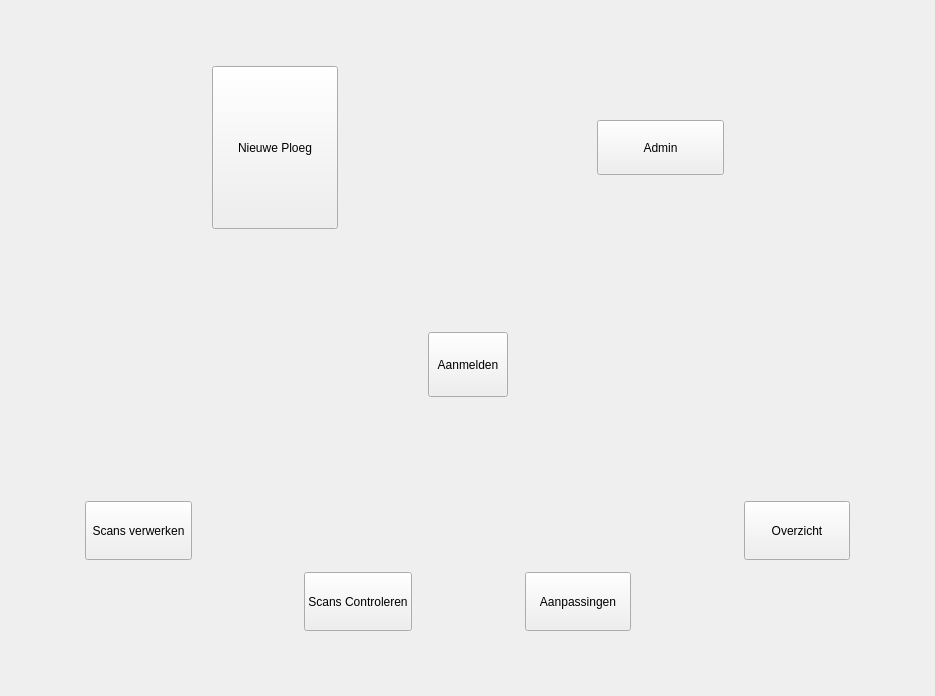
<?xml version="1.0" encoding="UTF-8"?>
<ui version="4.0">
 <class>Controle</class>
 <widget class="QMainWindow" name="Controle">
  <property name="windowModality">
   <enum>Qt::WindowModal</enum>
  </property>
  <property name="geometry">
   <rect>
    <x>0</x>
    <y>0</y>
    <width>935</width>
    <height>696</height>
   </rect>
  </property>
  <property name="minimumSize">
   <size>
    <width>2</width>
    <height>0</height>
   </size>
  </property>
  <property name="windowTitle">
   <string>QuizScorebord TimT</string>
  </property>
  <property name="autoFillBackground">
   <bool>false</bool>
  </property>
  <widget class="QWidget" name="centralwidget">
   <layout class="QGridLayout" name="gridLayout_2" rowstretch="1,10,1" columnstretch="1,10,1">
    <item row="0" column="1">
     <spacer name="verticalSpacer_6">
      <property name="orientation">
       <enum>Qt::Vertical</enum>
      </property>
      <property name="sizeHint" stdset="0">
       <size>
        <width>20</width>
        <height>53</height>
       </size>
      </property>
     </spacer>
    </item>
    <item row="1" column="0">
     <spacer name="horizontalSpacer_13">
      <property name="orientation">
       <enum>Qt::Horizontal</enum>
      </property>
      <property name="sizeHint" stdset="0">
       <size>
        <width>72</width>
        <height>20</height>
       </size>
      </property>
     </spacer>
    </item>
    <item row="1" column="1">
     <layout class="QVBoxLayout" name="verticalLayout_2" stretch="5,3,2,3,4">
      <item>
       <layout class="QHBoxLayout" name="horizontalLayout" stretch="1,1,2,1,1">
        <item>
         <spacer name="horizontalSpacer_11">
          <property name="orientation">
           <enum>Qt::Horizontal</enum>
          </property>
          <property name="sizeHint" stdset="0">
           <size>
            <width>40</width>
            <height>20</height>
           </size>
          </property>
         </spacer>
        </item>
        <item>
         <widget class="QPushButton" name="nieuwePloegBtn">
          <property name="sizePolicy">
           <sizepolicy hsizetype="MinimumExpanding" vsizetype="MinimumExpanding">
            <horstretch>0</horstretch>
            <verstretch>0</verstretch>
           </sizepolicy>
          </property>
          <property name="text">
           <string>Nieuwe Ploeg</string>
          </property>
         </widget>
        </item>
        <item>
         <spacer name="horizontalSpacer_10">
          <property name="orientation">
           <enum>Qt::Horizontal</enum>
          </property>
          <property name="sizeHint" stdset="0">
           <size>
            <width>40</width>
            <height>20</height>
           </size>
          </property>
         </spacer>
        </item>
        <item>
         <layout class="QVBoxLayout" name="verticalLayout">
          <item>
           <spacer name="verticalSpacer">
            <property name="orientation">
             <enum>Qt::Vertical</enum>
            </property>
            <property name="sizeHint" stdset="0">
             <size>
              <width>20</width>
              <height>40</height>
             </size>
            </property>
           </spacer>
          </item>
          <item>
           <widget class="QPushButton" name="adminBtn">
            <property name="sizePolicy">
             <sizepolicy hsizetype="MinimumExpanding" vsizetype="MinimumExpanding">
              <horstretch>0</horstretch>
              <verstretch>0</verstretch>
             </sizepolicy>
            </property>
            <property name="text">
             <string>Admin</string>
            </property>
           </widget>
          </item>
          <item>
           <spacer name="verticalSpacer_2">
            <property name="orientation">
             <enum>Qt::Vertical</enum>
            </property>
            <property name="sizeHint" stdset="0">
             <size>
              <width>20</width>
              <height>40</height>
             </size>
            </property>
           </spacer>
          </item>
         </layout>
        </item>
        <item>
         <spacer name="horizontalSpacer_12">
          <property name="orientation">
           <enum>Qt::Horizontal</enum>
          </property>
          <property name="sizeHint" stdset="0">
           <size>
            <width>40</width>
            <height>20</height>
           </size>
          </property>
         </spacer>
        </item>
       </layout>
      </item>
      <item>
       <spacer name="verticalSpacer_3">
        <property name="orientation">
         <enum>Qt::Vertical</enum>
        </property>
        <property name="sizeHint" stdset="0">
         <size>
          <width>20</width>
          <height>40</height>
         </size>
        </property>
       </spacer>
      </item>
      <item>
       <layout class="QHBoxLayout" name="horizontalLayout_2" stretch="5,1,5">
        <item>
         <spacer name="horizontalSpacer_8">
          <property name="orientation">
           <enum>Qt::Horizontal</enum>
          </property>
          <property name="sizeHint" stdset="0">
           <size>
            <width>40</width>
            <height>20</height>
           </size>
          </property>
         </spacer>
        </item>
        <item>
         <widget class="QPushButton" name="aanmeldenBtn">
          <property name="sizePolicy">
           <sizepolicy hsizetype="MinimumExpanding" vsizetype="MinimumExpanding">
            <horstretch>0</horstretch>
            <verstretch>0</verstretch>
           </sizepolicy>
          </property>
          <property name="text">
           <string>Aanmelden</string>
          </property>
         </widget>
        </item>
        <item>
         <spacer name="horizontalSpacer_9">
          <property name="orientation">
           <enum>Qt::Horizontal</enum>
          </property>
          <property name="sizeHint" stdset="0">
           <size>
            <width>40</width>
            <height>20</height>
           </size>
          </property>
         </spacer>
        </item>
       </layout>
      </item>
      <item>
       <spacer name="verticalSpacer_4">
        <property name="orientation">
         <enum>Qt::Vertical</enum>
        </property>
        <property name="sizeHint" stdset="0">
         <size>
          <width>20</width>
          <height>40</height>
         </size>
        </property>
       </spacer>
      </item>
      <item>
       <layout class="QGridLayout" name="gridLayout" rowstretch="10,1,10">
        <item row="2" column="5">
         <spacer name="horizontalSpacer_7">
          <property name="orientation">
           <enum>Qt::Horizontal</enum>
          </property>
          <property name="sizeHint" stdset="0">
           <size>
            <width>40</width>
            <height>20</height>
           </size>
          </property>
         </spacer>
        </item>
        <item row="0" column="2">
         <spacer name="horizontalSpacer">
          <property name="orientation">
           <enum>Qt::Horizontal</enum>
          </property>
          <property name="sizeHint" stdset="0">
           <size>
            <width>40</width>
            <height>20</height>
           </size>
          </property>
         </spacer>
        </item>
        <item row="0" column="6">
         <widget class="QPushButton" name="scorebordBtn">
          <property name="sizePolicy">
           <sizepolicy hsizetype="MinimumExpanding" vsizetype="MinimumExpanding">
            <horstretch>0</horstretch>
            <verstretch>0</verstretch>
           </sizepolicy>
          </property>
          <property name="text">
           <string>Overzicht</string>
          </property>
         </widget>
        </item>
        <item row="2" column="3">
         <spacer name="horizontalSpacer_6">
          <property name="orientation">
           <enum>Qt::Horizontal</enum>
          </property>
          <property name="sizeHint" stdset="0">
           <size>
            <width>40</width>
            <height>20</height>
           </size>
          </property>
         </spacer>
        </item>
        <item row="2" column="0">
         <spacer name="horizontalSpacer_3">
          <property name="orientation">
           <enum>Qt::Horizontal</enum>
          </property>
          <property name="sizeHint" stdset="0">
           <size>
            <width>40</width>
            <height>20</height>
           </size>
          </property>
         </spacer>
        </item>
        <item row="0" column="0">
         <widget class="QPushButton" name="scansVerwerkenBtn">
          <property name="sizePolicy">
           <sizepolicy hsizetype="MinimumExpanding" vsizetype="MinimumExpanding">
            <horstretch>0</horstretch>
            <verstretch>0</verstretch>
           </sizepolicy>
          </property>
          <property name="text">
           <string>Scans verwerken</string>
          </property>
         </widget>
        </item>
        <item row="2" column="2">
         <widget class="QPushButton" name="scansControlerenBtn">
          <property name="sizePolicy">
           <sizepolicy hsizetype="MinimumExpanding" vsizetype="MinimumExpanding">
            <horstretch>0</horstretch>
            <verstretch>0</verstretch>
           </sizepolicy>
          </property>
          <property name="text">
           <string>Scans Controleren</string>
          </property>
         </widget>
        </item>
        <item row="2" column="4">
         <widget class="QPushButton" name="aanpassingenBtn">
          <property name="sizePolicy">
           <sizepolicy hsizetype="MinimumExpanding" vsizetype="MinimumExpanding">
            <horstretch>0</horstretch>
            <verstretch>0</verstretch>
           </sizepolicy>
          </property>
          <property name="text">
           <string>Aanpassingen</string>
          </property>
         </widget>
        </item>
        <item row="2" column="1">
         <spacer name="horizontalSpacer_5">
          <property name="orientation">
           <enum>Qt::Horizontal</enum>
          </property>
          <property name="sizeHint" stdset="0">
           <size>
            <width>40</width>
            <height>20</height>
           </size>
          </property>
         </spacer>
        </item>
        <item row="2" column="6">
         <spacer name="horizontalSpacer_4">
          <property name="orientation">
           <enum>Qt::Horizontal</enum>
          </property>
          <property name="sizeHint" stdset="0">
           <size>
            <width>40</width>
            <height>20</height>
           </size>
          </property>
         </spacer>
        </item>
        <item row="0" column="4">
         <spacer name="horizontalSpacer_2">
          <property name="orientation">
           <enum>Qt::Horizontal</enum>
          </property>
          <property name="sizeHint" stdset="0">
           <size>
            <width>40</width>
            <height>20</height>
           </size>
          </property>
         </spacer>
        </item>
        <item row="1" column="0">
         <spacer name="verticalSpacer_5">
          <property name="orientation">
           <enum>Qt::Vertical</enum>
          </property>
          <property name="sizeHint" stdset="0">
           <size>
            <width>20</width>
            <height>40</height>
           </size>
          </property>
         </spacer>
        </item>
       </layout>
      </item>
     </layout>
    </item>
    <item row="1" column="2">
     <spacer name="horizontalSpacer_14">
      <property name="orientation">
       <enum>Qt::Horizontal</enum>
      </property>
      <property name="sizeHint" stdset="0">
       <size>
        <width>72</width>
        <height>20</height>
       </size>
      </property>
     </spacer>
    </item>
    <item row="2" column="1">
     <spacer name="verticalSpacer_7">
      <property name="orientation">
       <enum>Qt::Vertical</enum>
      </property>
      <property name="sizeHint" stdset="0">
       <size>
        <width>20</width>
        <height>52</height>
       </size>
      </property>
     </spacer>
    </item>
   </layout>
  </widget>
 </widget>
 <resources/>
 <connections/>
</ui>
